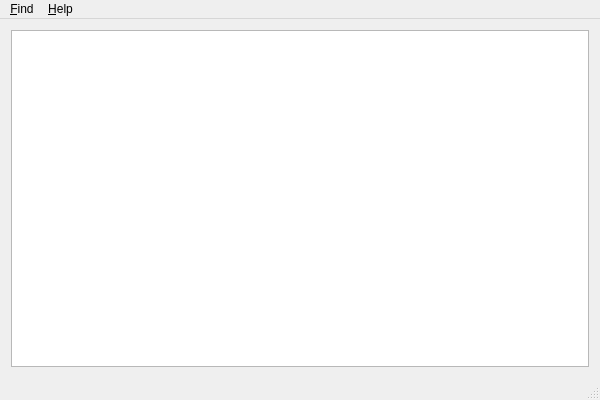
<?xml version="1.0" encoding="UTF-8"?>
<ui version="4.0">
 <class>MainWindow</class>
 <widget class="QMainWindow" name="MainWindow">
  <property name="geometry">
   <rect>
    <x>0</x>
    <y>0</y>
    <width>600</width>
    <height>400</height>
   </rect>
  </property>
  <property name="windowTitle">
   <string>Find/Replace Dialog Example</string>
  </property>
  <widget class="QWidget" name="centralWidget">
   <layout class="QGridLayout" name="gridLayout">
    <item row="0" column="0">
     <widget class="QTextEdit" name="textEdit"/>
    </item>
   </layout>
  </widget>
  <widget class="QMenuBar" name="menuBar">
   <property name="geometry">
    <rect>
     <x>0</x>
     <y>0</y>
     <width>600</width>
     <height>21</height>
    </rect>
   </property>
   <widget class="QMenu" name="menu_Find">
    <property name="title">
     <string>&amp;Find</string>
    </property>
    <addaction name="actionFind"/>
    <addaction name="actionReplace"/>
    <addaction name="separator"/>
    <addaction name="actionFindNext"/>
    <addaction name="actionFindPrevious"/>
   </widget>
   <widget class="QMenu" name="menu_Help">
    <property name="title">
     <string>&amp;Help</string>
    </property>
    <addaction name="actionAbout"/>
    <addaction name="actionAboutQt"/>
   </widget>
   <addaction name="menu_Find"/>
   <addaction name="menu_Help"/>
  </widget>
  <widget class="QStatusBar" name="statusBar"/>
  <action name="actionFind">
   <property name="text">
    <string>&amp;Find...</string>
   </property>
   <property name="toolTip">
    <string>Find menu</string>
   </property>
   <property name="shortcut">
    <string>Ctrl+F</string>
   </property>
  </action>
  <action name="actionAbout">
   <property name="text">
    <string>&amp;About</string>
   </property>
   <property name="toolTip">
    <string>About this application</string>
   </property>
  </action>
  <action name="actionAboutQt">
   <property name="text">
    <string>About &amp;Qt</string>
   </property>
   <property name="toolTip">
    <string>About Qt</string>
   </property>
  </action>
  <action name="actionReplace">
   <property name="text">
    <string>Replace...</string>
   </property>
   <property name="toolTip">
    <string>Opens the Find/Replace dialog</string>
   </property>
   <property name="shortcut">
    <string>Ctrl+R</string>
   </property>
  </action>
  <action name="actionFindNext">
   <property name="text">
    <string>Find &amp;Next</string>
   </property>
   <property name="toolTip">
    <string>Find next occurrence</string>
   </property>
   <property name="shortcut">
    <string>F3</string>
   </property>
  </action>
  <action name="actionFindPrevious">
   <property name="text">
    <string>Find &amp;Previous</string>
   </property>
   <property name="toolTip">
    <string>Find previous occurrence</string>
   </property>
   <property name="shortcut">
    <string>Shift+F3</string>
   </property>
  </action>
 </widget>
 <layoutdefault spacing="6" margin="11"/>
 <resources/>
 <connections/>
</ui>
